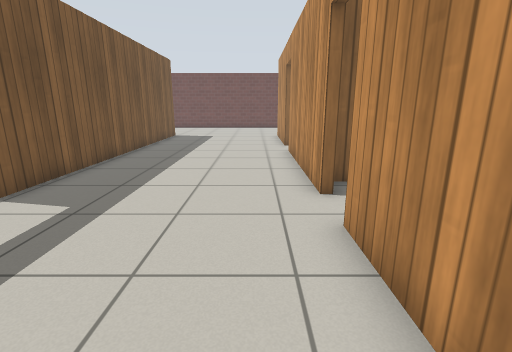
[1] (above)

18 first-person views from a walk through a world built for the Gazebo simulator. The camera is 1 m above the floor, tilts 14° down and sees 85° across. The floor is counted in squares, 0.5 m on a side. Each view is taken from the middle of a square. On the plan, view 1 faces up. The plan holds only what a view shows up to about 17 squares ahead; the rest is blank. Gazebo's built-in surfaces are drawn with simple patterns. Simple shapes stand in for some stock models.

[2]
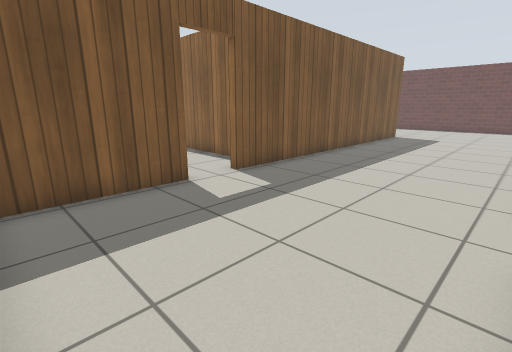

[3]
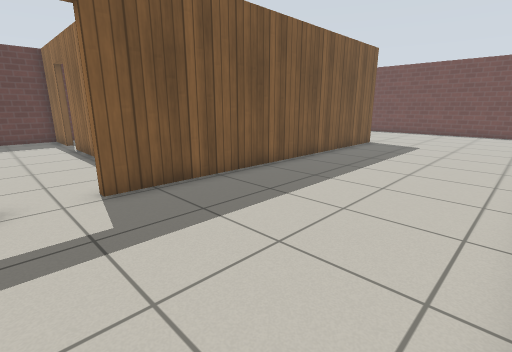

[4]
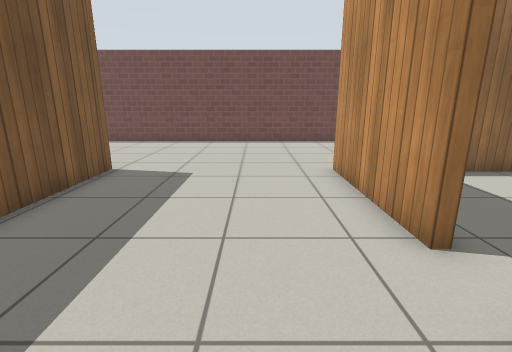

[5]
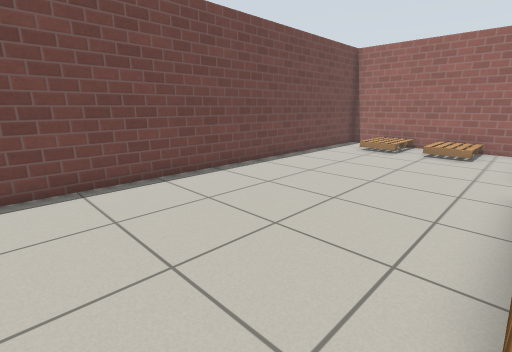

[6]
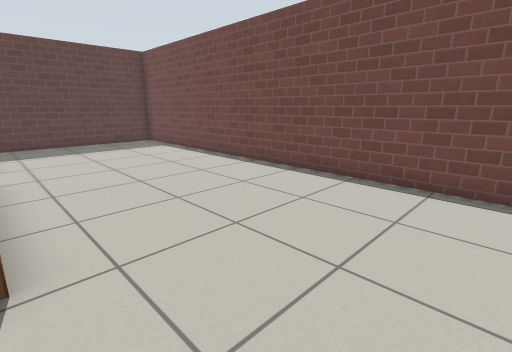

[7]
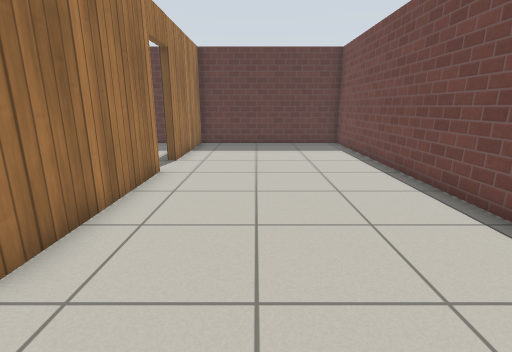

[8]
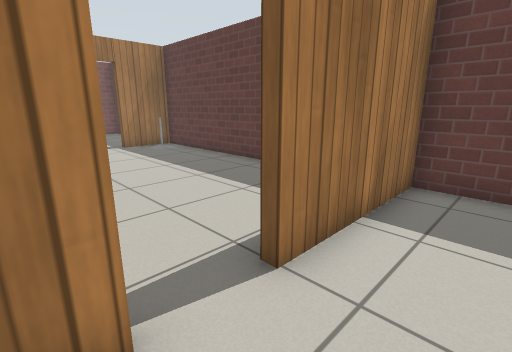

[9]
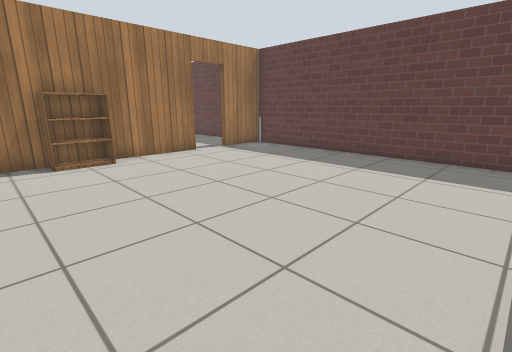

[10]
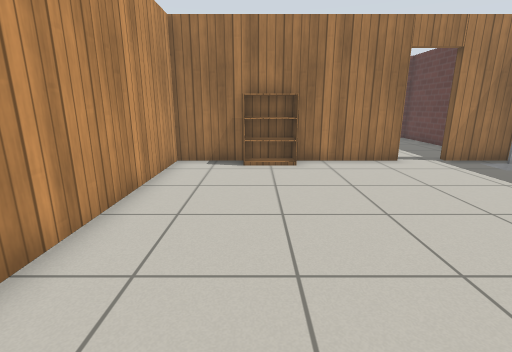

[11]
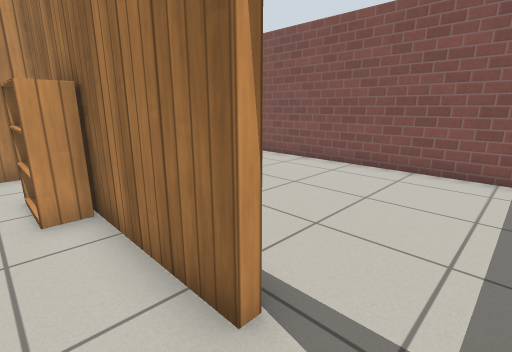

[12]
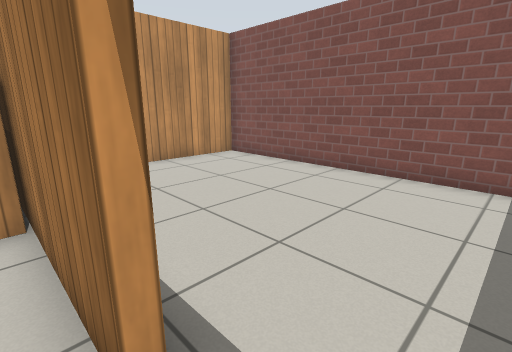

[13]
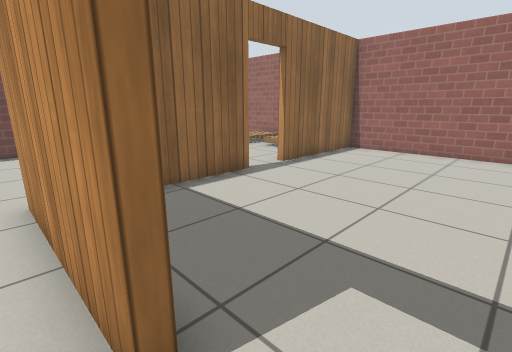

[14]
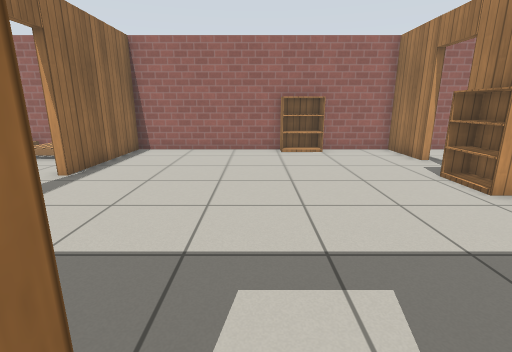

[15]
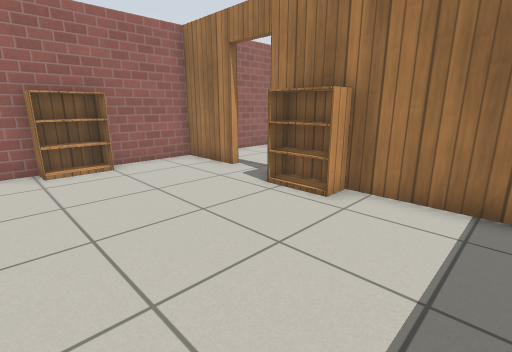

[16]
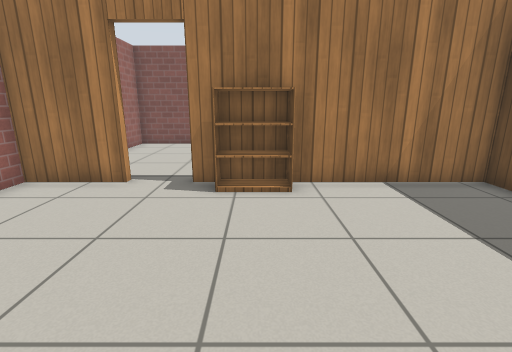

[17]
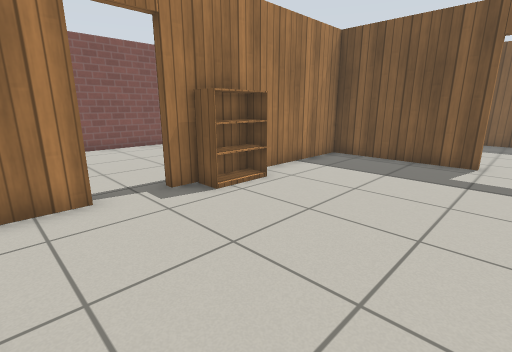

[18]
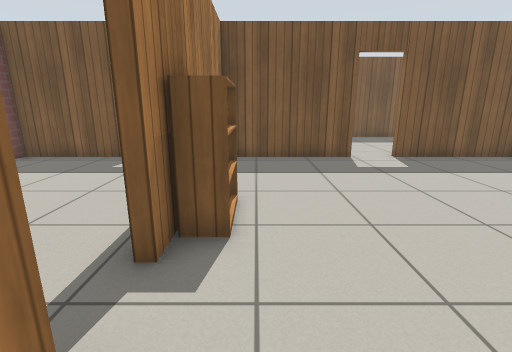

### Floor plan
Ten units are one square. View 1 is at (0, 0); x grows to the right and y downward. Boxes are objects, and circles mark ways between rooms. Rooms are numbered by the first view taken in them; rooms with no view inside come last. Other rooms are left out.
<svg viewBox="-191 -280 341 289">
<path fill="none" stroke="#000" d="M15 -146 15 -200M-116 -200 -57 -200 -57 -58M15 -62 15 -129M-57 -41 -57 0M143 -206 143 -275 -186 -275 -186 -200 -134 -200M15 -12 15 -45M15 -200 24 -200M-144 -77 -60 -77 -60 -151M-186 -186 -186 -77 -161 -77M74 -196 41 -196M18 -129 18 -77 64 -77M115 -77 143 -77 143 -196 91 -196M18 -194 18 -146M-159 4 -60 4 -60 -38M-161 -73 -186 -73 -186 -1M-78 -73 -144 -73"/>
<rect x="115" y="-235" width="30" height="20" fill="#bbb"><title>pallet</title></rect>
<rect x="115" y="-265" width="30" height="30" fill="#bbb"><title>pallet</title></rect>
<rect x="-185" y="-95" width="10" height="10" fill="#bbb"><title>cafe table</title></rect>
<rect x="-105" y="-85" width="20" height="10" fill="#bbb"><title>bookshelf</title></rect>
<rect x="65" y="-85" width="30" height="10" fill="#bbb"><title>bookshelf</title></rect>
<rect x="135" y="-125" width="10" height="10" fill="#bbb"><title>bookshelf</title></rect>
<circle cx="-125" cy="-200" r="3" fill="#2a7"/>
<circle cx="20" cy="-135" r="3" fill="#2a7"/>
<circle cx="85" cy="-200" r="3" fill="#2a7"/>
<circle cx="-60" cy="-45" r="3" fill="#2a7"/>
<circle cx="-153" cy="-73" r="3" fill="#2a7"/>
<text x="-20" y="-190">1</text>
<text x="-120" y="-140">2</text>
<text x="80" y="-140">3</text>
<text x="-130" y="-30">4</text>
</svg>
Room 1 opens to room 2. Room 1 opens to room 3. Room 1 opens to room 4. Room 2 opens to room 4.

Where each view was taken, in squares from view 1:
view 1: 0 up, 0 right, facing up
view 2: 0 up, 1 right, facing up-left
view 3: 4 up, 1 right, facing up-left
view 4: 11 up, 1 left, facing up
view 5: 20 up, 1 left, facing up-right
view 6: 20 up, 2 left, facing up-left
view 7: 23 up, 3 left, facing left
view 8: 22 up, 11 left, facing down-left
view 9: 19 up, 7 left, facing down-left
view 10: 18 up, 9 left, facing down
view 11: 9 up, 16 left, facing down-right
view 12: 8 up, 16 left, facing down-right
view 13: 13 up, 1 right, facing up-right
view 14: 14 up, 1 right, facing right
view 15: 14 up, 4 right, facing down-right
view 16: 15 up, 8 right, facing down
view 17: 14 up, 13 right, facing down-left
view 18: 9 up, 13 right, facing left
